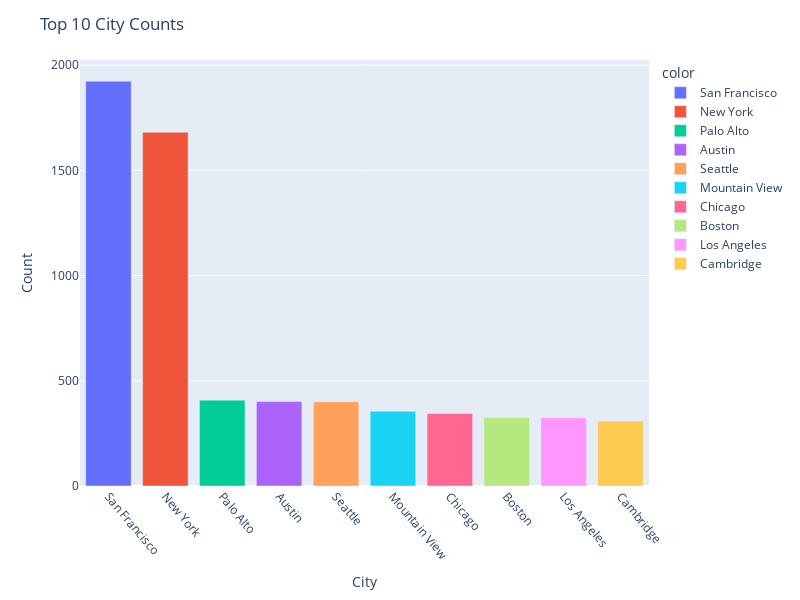

Notebook source saved alongside this figure:
### Markdown cell above
### 4. What are the Top 10 City Code Counts?

### Code cell
# Get the value counts for the "city" column
city_counts = data["city"].value_counts()[:10]

# Create a bar plot using Plotly with different colors
fig = px.bar(x=city_counts.index, y=city_counts.values, color=city_counts.index)

# Set the plot title and axis labels
fig.update_layout(title="Top 10 City Counts", xaxis_title="City", yaxis_title="Count")

# Rotate x-axis labels for better readability
fig.update_xaxes(tickangle=50)

# Increase the figure size
fig.update_layout(width=800, height=600)

# Display the plot
fig.show()

### Figure 1 — Plotly figure (JSON) as saved in the notebook; plotly's stock layout.template omitted (floating-point values rounded to 4 significant figures)
{"data": [{"alignmentgroup": "True", "hovertemplate": "color=San Francisco<br>x=%{x}<br>y=%{y}<extra></extra>", "legendgroup": "San Francisco", "marker": {"color": "#636efa", "pattern": {"shape": ""}}, "name": "San Francisco", "offsetgroup": "San Francisco", "orientation": "v", "showlegend": true, "textposition": "auto", "type": "bar", "x": ["San Francisco"], "xaxis": "x", "y": [1923], "yaxis": "y"}, {"alignmentgroup": "True", "hovertemplate": "color=New York<br>x=%{x}<br>y=%{y}<extra></extra>", "legendgroup": "New York", "marker": {"color": "#EF553B", "pattern": {"shape": ""}}, "name": "New York", "offsetgroup": "New York", "orientation": "v", "showlegend": true, "textposition": "auto", "type": "bar", "x": ["New York"], "xaxis": "x", "y": [1681], "yaxis": "y"}, {"alignmentgroup": "True", "hovertemplate": "color=Palo Alto<br>x=%{x}<br>y=%{y}<extra></extra>", "legendgroup": "Palo Alto", "marker": {"color": "#00cc96", "pattern": {"shape": ""}}, "name": "Palo Alto", "offsetgroup": "Palo Alto", "orientation": "v", "showlegend": true, "textposition": "auto", "type": "bar", "x": ["Palo Alto"], "xaxis": "x", "y": [408], "yaxis": "y"}, {"alignmentgroup": "True", "hovertemplate": "color=Austin<br>x=%{x}<br>y=%{y}<extra></extra>", "legendgroup": "Austin", "marker": {"color": "#ab63fa", "pattern": {"shape": ""}}, "name": "Austin", "offsetgroup": "Austin", "orientation": "v", "showlegend": true, "textposition": "auto", "type": "bar", "x": ["Austin"], "xaxis": "x", "y": [401], "yaxis": "y"}, {"alignmentgroup": "True", "hovertemplate": "color=Seattle<br>x=%{x}<br>y=%{y}<extra></extra>", "legendgroup": "Seattle", "marker": {"color": "#FFA15A", "pattern": {"shape": ""}}, "name": "Seattle", "offsetgroup": "Seattle", "orientation": "v", "showlegend": true, "textposition": "auto", "type": "bar", "x": ["Seattle"], "xaxis": "x", "y": [400], "yaxis": "y"}, {"alignmentgroup": "True", "hovertemplate": "color=Mountain View<br>x=%{x}<br>y=%{y}<extra></extra>", "legendgroup": "Mountain View", "marker": {"color": "#19d3f3", "pattern": {"shape": ""}}, "name": "Mountain View", "offsetgroup": "Mountain View", "orientation": "v", "showlegend": true, "textposition": "auto", "type": "bar", "x": ["Mountain View"], "xaxis": "x", "y": [355], "yaxis": "y"}, {"alignmentgroup": "True", "hovertemplate": "color=Chicago<br>x=%{x}<br>y=%{y}<extra></extra>", "legendgroup": "Chicago", "marker": {"color": "#FF6692", "pattern": {"shape": ""}}, "name": "Chicago", "offsetgroup": "Chicago", "orientation": "v", "showlegend": true, "textposition": "auto", "type": "bar", "x": ["Chicago"], "xaxis": "x", "y": [344], "yaxis": "y"}, {"alignmentgroup": "True", "hovertemplate": "color=Boston<br>x=%{x}<br>y=%{y}<extra></extra>", "legendgroup": "Boston", "marker": {"color": "#B6E880", "pattern": {"shape": ""}}, "name": "Boston", "offsetgroup": "Boston", "orientation": "v", "showlegend": true, "textposition": "auto", "type": "bar", "x": ["Boston"], "xaxis": "x", "y": [325], "yaxis": "y"}, {"alignmentgroup": "True", "hovertemplate": "color=Los Angeles<br>x=%{x}<br>y=%{y}<extra></extra>", "legendgroup": "Los Angeles", "marker": {"color": "#FF97FF", "pattern": {"shape": ""}}, "name": "Los Angeles", "offsetgroup": "Los Angeles", "orientation": "v", "showlegend": true, "textposition": "auto", "type": "bar", "x": ["Los Angeles"], "xaxis": "x", "y": [324], "yaxis": "y"}, {"alignmentgroup": "True", "hovertemplate": "color=Cambridge<br>x=%{x}<br>y=%{y}<extra></extra>", "legendgroup": "Cambridge", "marker": {"color": "#FECB52", "pattern": {"shape": ""}}, "name": "Cambridge", "offsetgroup": "Cambridge", "orientation": "v", "showlegend": true, "textposition": "auto", "type": "bar", "x": ["Cambridge"], "xaxis": "x", "y": [308], "yaxis": "y"}], "layout": {"barmode": "relative", "height": 600, "legend": {"title": {"text": "color"}, "tracegroupgap": 0}, "margin": {"t": 60}, "title": {"text": "Top 10 City Counts"}, "width": 800, "xaxis": {"anchor": "y", "domain": [0, 1], "tickangle": 50, "title": {"text": "City"}}, "yaxis": {"anchor": "x", "domain": [0, 1], "title": {"text": "Count"}}}}
